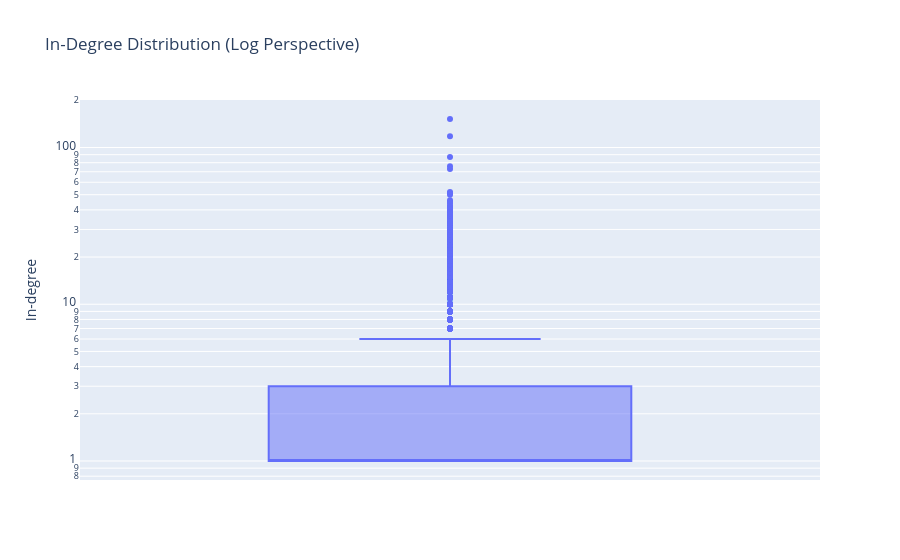

Notebook code for this chart:
### Code cell
fig = px.box(
    y=adj_in_degrees,
    title="In-Degree Distribution (Log Perspective)",
    labels={"y": "In-degree"}
)

fig.update_yaxes(type="log")

fig.show()

### Figure 1 — Plotly figure (JSON) as saved in the notebook; plotly's stock layout.template omitted (floating-point values rounded to 4 significant figures; data arrays with more than 128 entries replaced by an {"elided": "..."} marker saying what was removed)
{"data": [{"alignmentgroup": "True", "hovertemplate": "In-degree=%{y}<extra></extra>", "legendgroup": "", "marker": {"color": "#636efa"}, "name": "", "notched": false, "offsetgroup": "", "orientation": "v", "showlegend": false, "type": "box", "x0": " ", "xaxis": "x", "y": {"elided": "5338 int values"}, "y0": " ", "yaxis": "y"}], "layout": {"boxmode": "group", "legend": {"tracegroupgap": 0}, "title": {"text": "In-Degree Distribution (Log Perspective)"}, "xaxis": {"anchor": "y", "domain": [0, 1]}, "yaxis": {"anchor": "x", "domain": [0, 1], "title": {"text": "In-degree"}, "type": "log"}}}
